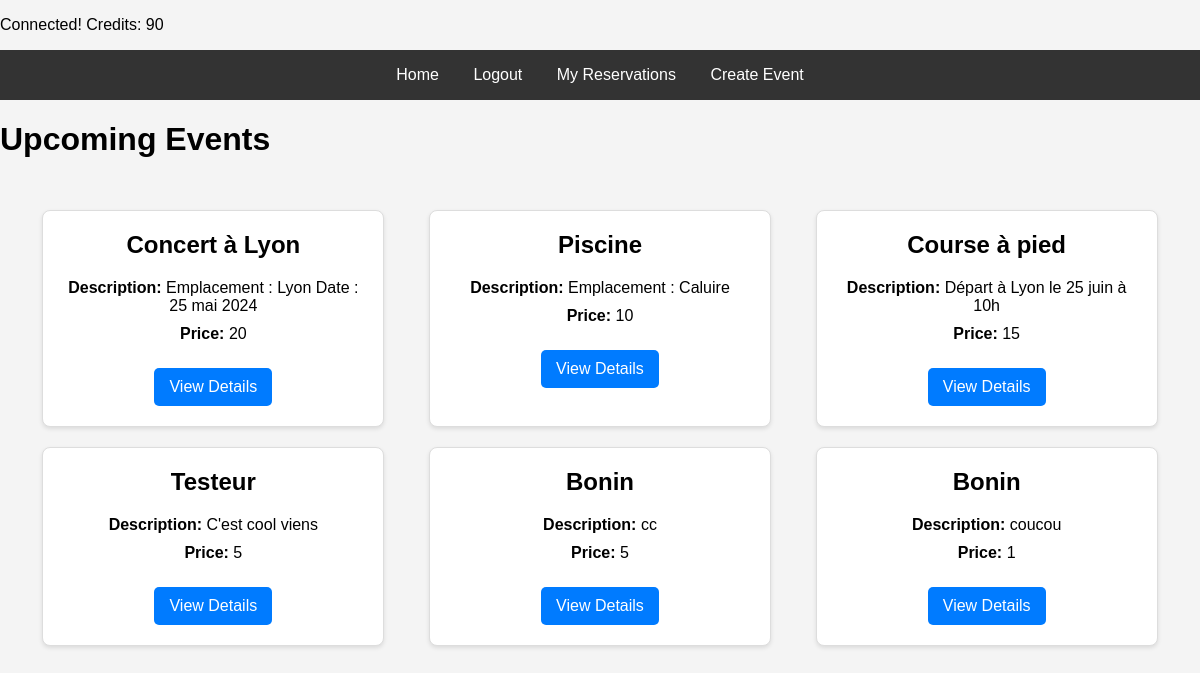
The app's page / (signed in) with its own data.
### app.py (models this page shows)
class User(db.Model):
    id = db.Column(db.Integer, primary_key=True)
    username = db.Column(db.String(150), unique=True, nullable=False)
    password = db.Column(db.String(150), nullable=False)
    credits = db.Column(db.Integer, nullable=False, default=0)

class Event(db.Model):
    id = db.Column(db.Integer, primary_key=True)
    name = db.Column(db.String(150), nullable=False)
    description = db.Column(db.Text, nullable=False)
    price = db.Column(db.Integer, nullable=False)

### app.py (the view)
@app.route('/')
def index():
    events = Event.query.all()
    return render_template('index.html', events=events)

### app.py (called while the page is built)
@app.before_request
def before_request():
    g.user = None
    if 'user_id' in session:
        g.user = User.query.get(session['user_id'])

@app.context_processor
def inject_user():
    return dict(user=g.user)

### templates/index.html
{% extends 'base.html' %}
{% block content %}
<h1>Upcoming Events</h1>
<div class="event-cards">
    {% for event in events %}
        <div class="event-card">
            <h2>{{ event.name }}</h2>
            <p><strong>Description:</strong> {{ event.description }}</p>
            <p><strong>Price:</strong> {{ event.price }}</p>
            <a href="{{ url_for('event', event_id=event.id) }}">View Details</a>
        </div>
    {% endfor %}
</div>
{% endblock %}

### templates/base.html (shortened to what this page needs)
<!DOCTYPE html>
<html lang="en">
<head>
    <link rel="stylesheet" href="{{ url_for('static', filename='style.css') }}">
</head>
<body>
    {% if user %}
        <p>Connected! Credits: {{ user.credits }}</p>
    {% endif %}
    <nav>
        <a href="{{ url_for('index') }}">Home</a>
        {% if user %}
            <a href="{{ url_for('logout') }}">Logout</a>
            <a href="{{ url_for('my_reservations') }}">My Reservations</a>
        {% else %}
            <a href="{{ url_for('login') }}">Login</a>
            <a href="{{ url_for('register') }}">Register</a>
        {% endif %}
        <a href="{{ url_for('create_event') }}">Create Event</a>
    </nav>
    <div>
        {% block content %}
        {% endblock %}
    </div>
</body>
</html>

### static/style.css (style rules this page uses)
body { font-family: Arial, sans-serif; background-color: #f4f4f4; margin: 0; padding: 0; }
nav { background-color: #333; color: #fff; padding: 1em; text-align: center; }
nav a { color: #fff; margin: 0 15px; text-decoration: none; }
.event-cards { display: flex; flex-wrap: wrap; justify-content: space-around; padding: 20px; }
.event-card { background-color: #fff; border: 1px solid #ddd; border-radius: 8px; box-shadow: 0 2px 4px rgba(0,0,0,0.1); margin: 10px; padding: 20px; width: 300px; text-align: center; }
.event-card h2 { margin-top: 0; }
.event-card p { margin: 10px 0; }
.event-card a { display: inline-block; margin-top: 15px; padding: 10px 15px; background-color: #007bff; color: #fff; text-decoration: none; border-radius: 5px; }

### records on screen
User: credits "90"
Event: name "Concert à Lyon", description "Emplacement : Lyon Date : 25 mai 2024", price "20"
Event: name "Piscine", description "Emplacement : Caluire", price "10"
Event: name "Course à pied", description "Départ à Lyon le 25 juin à 10h", price "15"
Event: name "Testeur", description "C'est cool viens", price "5"
Event: name "Bonin", description "cc", price "5"
Event: name "Bonin", description "coucou", price "1"
